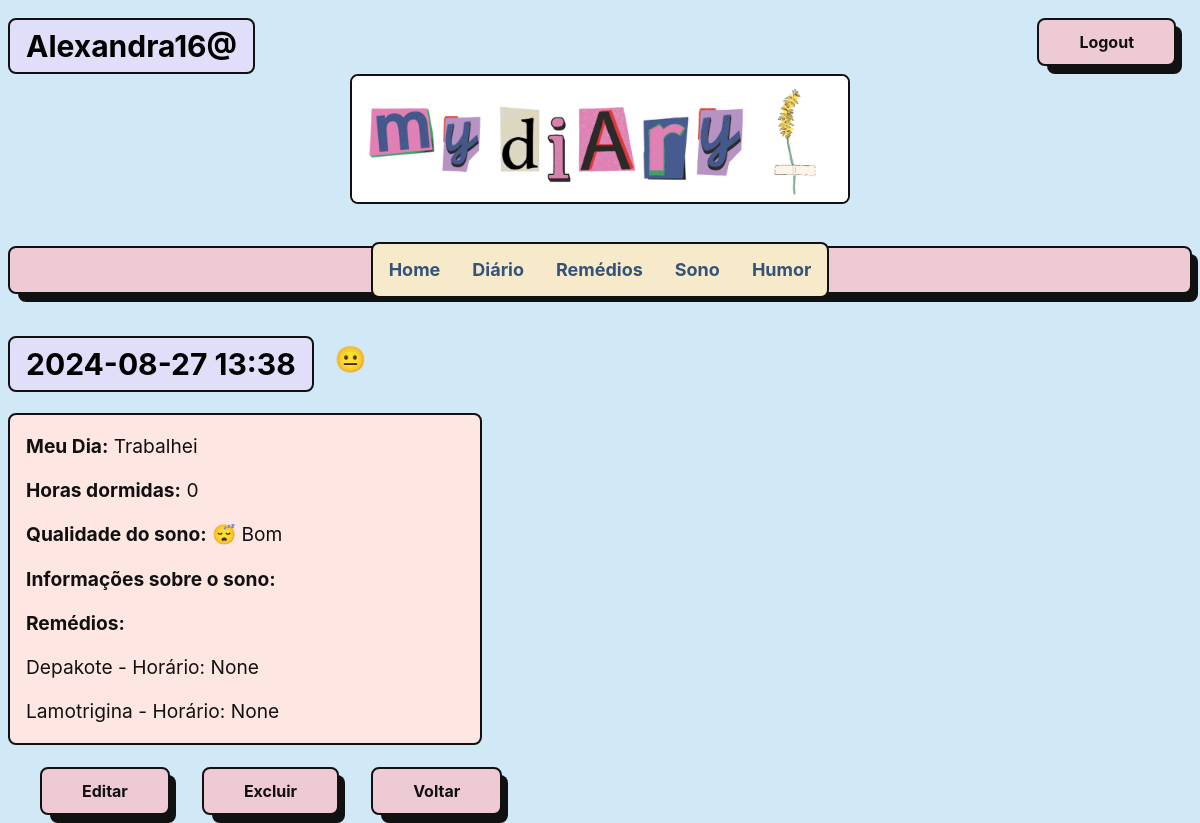
Screenshot of /entry/2 (signed in) with the database file from the repository.
### entries/models.py (models this page shows, shortened)
class Entry(models.Model):
    Mood = {
        "\U0001F600": "\U0001F600 Feliz",
        "\U0001F610": "\U0001F610 Indiferente",
        "\U0001F61E": "\U0001F61E Triste",
        "\U0001F621": "\U0001F621 Bravo",
        "\U0001F62B": "\U0001F62B Cansado",
        "\U0001F624": "\U0001F624 Estressado",
    }
    Qualidade = {
        "\U0001F634 Bom": "\U0001F634 Bom",
        "\U0001F971	Insônia": "\U0001F971 Insônia",
        "\U0001F62B Ruim": "\U0001F62B Ruim",
    }
    user = models.ForeignKey(User, on_delete=models.CASCADE, null=True, blank=True)
    title = models.CharField(default='\U0001F634 Bom',max_length=1, choices=Mood, verbose_name='Humor')
    content = models.TextField(verbose_name='Descreva o seu dia')
    date_created = models.DateTimeField(default=timezone.now)
    remedios = models.ManyToManyField('Remedio', related_name='entries')
    sono = models.CharField(default='\U0001F634 Bom',max_length=100, choices=Qualidade, verbose_name='Qualidade do Sono')
    horas = models.PositiveIntegerField(default='',verbose_name='Quantas horas de Sono')
    informe = models.TextField(default='',verbose_name='Descreva o seu sono')
    class Meta:
        verbose_name_plural = "Entries"

class Remedio(models.Model):
    user = models.ForeignKey(User, on_delete=models.CASCADE, null=True, blank=True)
    nome = models.CharField(max_length=100, verbose_name='Nome e Dosagem')
    descricao = models.TimeField(verbose_name='Horário')
    data_criacao = models.DateTimeField(auto_now_add=True)

### entries/views.py (the view)
class EntryDetailView(LockedView, DetailView):
    model = Entry
    def get_context_data(self, **kwargs):
        context = super().get_context_data(**kwargs)
        entry = self.get_object()
        context['remedios'] = entry.remedios.all()
        context['registros'] = Entry.objects.values('sono', 'horas', 'informe')
        return context

### entries/context_processors.py (called while the page is built)
def user_context_processor(request):
    return {
        'username': request.user.username if request.user.is_authenticated else 'Visitante',
    }

### entries/templates/entries/entry_detail.html (shortened to what this page needs)
{% extends "entries/base.html" %}
{% block content %}
    <article>
        <h2>{{ entry.date_created|date:'Y-m-d H:i' }}</h2>
        <h3>{{ entry.title }}</h3>
        <br><br>
        <div class="resultado">
            <p><strong>Meu Dia:</strong> {{ entry.content }}</p>
            <p><strong>Horas dormidas:</strong> {{ entry.horas }}</p>
            <p><strong>Qualidade do sono:</strong> {{ entry.sono }}</p>
            <p><strong>Informações sobre o sono:</strong> {{ entry.informe }}</p>
            <p><strong>Remédios:</strong></p>
            {% if remedios %}
                    {% for remedio in remedios %}
                        <p>{{ remedio.nome }} - Horário: {{ remedio.descricao }}</p>
                    {% endfor %}
            {% else %}
                <p>Nenhum remédio selecionado.</p>
            {% endif %}
        </div>
    </article>
    <p>
        <a href="{% url 'entry-update' entry.id %}">
            <button class="button-56-editar" type="submit">Editar</button>
        </a>
        <a href="{% url 'entry-delete' entry.id %}">
            <button class="button-56-editar" type="submit">Excluir</button>
        </a>
    </p>
    <p>
    <a href="{% url 'entry-list' %}"><button class="button-56-editar" type="submit">Voltar</button></a>
    </p>
{% endblock %}

### entries/templates/entries/base.html (shortened to what this page needs)
{% load static %}
<!DOCTYPE html>
<html lang="en">
<head>
    <link rel="stylesheet" href="{% static 'css/diary.css' %}">
</head>
<body>
    <ul>
        <div class="conta">
            {% if user.is_authenticated %}
            <form action="{% url 'logout' %}" method="post">
                <button class="button-56" type="submit">Logout</button>
            </form>
            {% else %}
                <a href="{% url 'login' %}"><button class="button-56" type="submit">Login</button></a>
                <a href="{% url 'register' %}"><button class="button-56" type="submit">Registrar-se</button></a>
            {% endif %}
        </div>
    </ul>
    <h2>{{ username }}</h2>
    <img src="{% static 'css/Diary_Logo.jpg' %}" alt="Diary_Logo" width="500" height="130">
    <br><br>
    <div class="button-56">
    <div class="nav">
        <a href="{% url 'home' %}">Home</a>
        <a href="{% url 'entry-list' %}">Diário</a>
        <a href="{% url 'remedio-list' %}">Remédios</a>
        <a href="{% url 'sono-registro-list' %}">Sono</a>
        <a href="{% url 'calendario' %}">Humor</a>
    </div>
    <br><br>
    </div>
    <br><br>
    {% block content %}{% endblock %}
</body>
</html>

### entries/static/css/diary.css (style rules this page uses)
* { box-sizing: border-box; }
body { font-family: Inter,sans-serif; font-size: 18px; }
a { color: inherit; text-decoration: none; }
h2, h3 { font-size: 1.4em; margin: 0; display: inline-block; padding: 0.5rem 1rem; vertical-align: top; }
h2 { background-color: #e1def9; }
article { margin-bottom: 0.5rem; }
p { font-size: 1.2em; padding-left: 1rem; line-height: 1.3em; max-width: 36rem; color: #111; }
button, textarea, input { font-size: inherit; min-height: 2.5em; padding: 0 1rem; }
button, input[type="submit"] { margin: 0 1rem 2px 1rem; cursor: pointer; font-weight: bold; min-width: 8rem; }

### entries/templates/entries/base.html (style rules this page uses)
body { font-family: Inter,sans-serif; background-color: #D1E9F6; }
h2 { background-color: #e1def9; border: 2px solid #111; border-radius: 8px; box-sizing: border-box; font-size: 30px; font-family: Inter,sans-serif; }
.nav { background-color: #F6EACB; overflow: hidden; border: 2px solid #111; border-radius: 8px; box-sizing: border-box; cursor: pointer; display: flex; font-family: Inter,sans-serif; font-weight: bold; }
.nav a { float: left; color: #355378; text-align: center; padding: 14px 16px; text-decoration: none; font-size: 18px; }
.conta { float: right; }
.button-56 { align-items: center; background-color: #EECAD5; border: 2px solid #111; border-radius: 8px; box-sizing: border-box; color: #111; cursor: pointer; display: flex; font-family: Inter,sans-serif; font-size: 16px; height: 48px; justify-content: center; line-height: 24px; max-width: 100%; padding: 0 25px; position: relative; text-align: center; text-decoration: none; user-select: none; -webkit-user-select: none; touch-action: manipulation; }
.button-56:after { background-color: #111; border-radius: 8px; content: ""; display: block; height: 48px; left: 0; width: 100%; position: absolute; top: -2px; transform: translate(8px, 8px); transition: transform .2s ease-out; z-index: -1; }
@media (min-width: 768px) { .button-56 { padding: 0 40px; } }
.button-56-editar { align-items: center; background-color: #EECAD5; border: 2px solid #111; border-radius: 8px; box-sizing: border-box; color: #111; cursor: pointer; display: flex; font-family: Inter,sans-serif; font-size: 16px; height: 48px; justify-content: center; line-height: 24px; max-width: 100%; padding: 0 25px; position: relative; text-align: center; text-decoration: none; user-select: none; -webkit-user-select: none; touch-action: manipulation; float: left; }
.button-56-editar:after { background-color: #111; border-radius: 8px; content: ""; display: block; height: 48px; left: 0; width: 100%; position: absolute; top: -2px; transform: translate(8px, 8px); transition: transform .2s ease-out; z-index: -1; }
@media (min-width: 768px) { .button-56-editar { padding: 0 40px; } }
.resultado { align-items: center; background-color: #fee6e3; border: 2px solid #111; border-radius: 8px; color: #111; font-family: Inter,sans-serif; font-size: 16px; line-height: 24px; max-width: 40%; text-align: left; float: center; }
img { align-items: center; background-color: #EECAD5; border: 2px solid #111; border-radius: 8px; margin: auto; display: block; }

### entries/templates/entries/entry_detail.html (style rules this page uses)
.button-56-editar { align-items: center; background-color: #EECAD5; border: 2px solid #111; border-radius: 8px; box-sizing: border-box; color: #111; cursor: pointer; display: flex; font-family: Inter,sans-serif; font-size: 16px; height: 48px; justify-content: center; line-height: 24px; max-width: 100%; padding: 0 25px; position: relative; text-align: center; text-decoration: none; user-select: none; -webkit-user-select: none; touch-action: manipulation; float: left; }
.button-56-editar:after { background-color: #111; border-radius: 8px; content: ""; display: block; height: 48px; left: 0; width: 100%; position: absolute; top: -2px; transform: translate(8px, 8px); transition: transform .2s ease-out; z-index: -1; }
@media (min-width: 768px) { .button-56-editar { padding: 0 40px; } }

### rows the page displays
Entry: date_created "2024-08-27 13:38", title "😐", content "Trabalhei", horas "0", sono "😴 Bom"
Remedio: nome "Depakote", descricao "None"
Remedio: nome "Lamotrigina", descricao "None"

### other values shown
{{ username }} "Alexandra16@"
